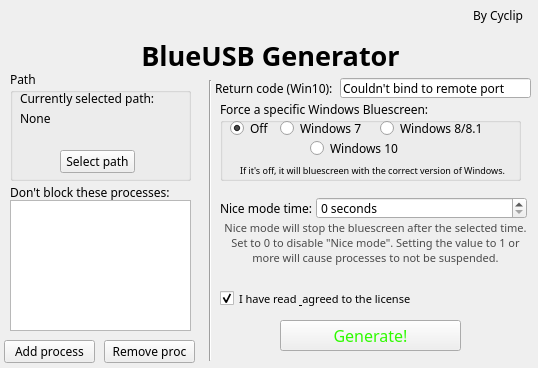
<?xml version="1.0" encoding="UTF-8"?>
<ui version="4.0">
 <class>MainWindow</class>
 <widget class="QMainWindow" name="MainWindow">
  <property name="geometry">
   <rect>
    <x>0</x>
    <y>0</y>
    <width>538</width>
    <height>368</height>
   </rect>
  </property>
  <property name="font">
   <font>
    <family>Kalinga</family>
    <pointsize>9</pointsize>
   </font>
  </property>
  <property name="windowTitle">
   <string>BlueUSB Generator</string>
  </property>
  <property name="windowIcon">
   <iconset>
    <normaloff>icon.png</normaloff>icon.png</iconset>
  </property>
  <property name="animated">
   <bool>false</bool>
  </property>
  <property name="tabShape">
   <enum>QTabWidget::Rounded</enum>
  </property>
  <widget class="QWidget" name="centralwidget">
   <widget class="QLabel" name="label">
    <property name="geometry">
     <rect>
      <x>10</x>
      <y>40</y>
      <width>521</width>
      <height>31</height>
     </rect>
    </property>
    <property name="font">
     <font>
      <pointsize>20</pointsize>
      <weight>75</weight>
      <bold>true</bold>
     </font>
    </property>
    <property name="text">
     <string>BlueUSB Generator</string>
    </property>
    <property name="alignment">
     <set>Qt::AlignCenter</set>
    </property>
   </widget>
   <widget class="QGroupBox" name="groupBox">
    <property name="geometry">
     <rect>
      <x>10</x>
      <y>70</y>
      <width>181</width>
      <height>111</height>
     </rect>
    </property>
    <property name="title">
     <string>Path</string>
    </property>
    <widget class="QLabel" name="label_2">
     <property name="geometry">
      <rect>
       <x>10</x>
       <y>20</y>
       <width>141</width>
       <height>16</height>
      </rect>
     </property>
     <property name="text">
      <string>Currently selected path:</string>
     </property>
    </widget>
    <widget class="QPushButton" name="SelectPath">
     <property name="geometry">
      <rect>
       <x>50</x>
       <y>80</y>
       <width>75</width>
       <height>23</height>
      </rect>
     </property>
     <property name="text">
      <string>Select path</string>
     </property>
    </widget>
    <widget class="QLabel" name="SelectedPath">
     <property name="geometry">
      <rect>
       <x>10</x>
       <y>40</y>
       <width>161</width>
       <height>41</height>
      </rect>
     </property>
     <property name="text">
      <string>None</string>
     </property>
     <property name="alignment">
      <set>Qt::AlignLeading|Qt::AlignLeft|Qt::AlignTop</set>
     </property>
     <property name="wordWrap">
      <bool>true</bool>
     </property>
    </widget>
   </widget>
   <widget class="QLabel" name="label_3">
    <property name="geometry">
     <rect>
      <x>215</x>
      <y>80</y>
      <width>121</width>
      <height>16</height>
     </rect>
    </property>
    <property name="text">
     <string>Return code (Win10):</string>
    </property>
   </widget>
   <widget class="QLineEdit" name="ReturnCode">
    <property name="geometry">
     <rect>
      <x>340</x>
      <y>78</y>
      <width>191</width>
      <height>20</height>
     </rect>
    </property>
    <property name="text">
     <string>Couldn't bind to remote port</string>
    </property>
   </widget>
   <widget class="QListWidget" name="DontBlock">
    <property name="geometry">
     <rect>
      <x>10</x>
      <y>200</y>
      <width>181</width>
      <height>131</height>
     </rect>
    </property>
   </widget>
   <widget class="QPushButton" name="AddProcess">
    <property name="geometry">
     <rect>
      <x>4</x>
      <y>340</y>
      <width>91</width>
      <height>23</height>
     </rect>
    </property>
    <property name="text">
     <string>Add process</string>
    </property>
   </widget>
   <widget class="QPushButton" name="RemoveProcess">
    <property name="geometry">
     <rect>
      <x>104</x>
      <y>340</y>
      <width>91</width>
      <height>23</height>
     </rect>
    </property>
    <property name="text">
     <string>Remove proc</string>
    </property>
   </widget>
   <widget class="QLabel" name="label_4">
    <property name="geometry">
     <rect>
      <x>10</x>
      <y>184</y>
      <width>171</width>
      <height>16</height>
     </rect>
    </property>
    <property name="text">
     <string>Don't block these processes:</string>
    </property>
   </widget>
   <widget class="Line" name="line">
    <property name="geometry">
     <rect>
      <x>200</x>
      <y>80</y>
      <width>20</width>
      <height>281</height>
     </rect>
    </property>
    <property name="orientation">
     <enum>Qt::Vertical</enum>
    </property>
   </widget>
   <widget class="QGroupBox" name="groupBox_2">
    <property name="geometry">
     <rect>
      <x>220</x>
      <y>100</y>
      <width>301</width>
      <height>81</height>
     </rect>
    </property>
    <property name="title">
     <string>Force a specific Windows Bluescreen:</string>
    </property>
    <widget class="QRadioButton" name="bsoff">
     <property name="geometry">
      <rect>
       <x>10</x>
       <y>20</y>
       <width>41</width>
       <height>17</height>
      </rect>
     </property>
     <property name="text">
      <string>Off</string>
     </property>
     <property name="checked">
      <bool>true</bool>
     </property>
    </widget>
    <widget class="QRadioButton" name="bs7">
     <property name="geometry">
      <rect>
       <x>60</x>
       <y>20</y>
       <width>91</width>
       <height>17</height>
      </rect>
     </property>
     <property name="text">
      <string>Windows 7</string>
     </property>
    </widget>
    <widget class="QRadioButton" name="bs8">
     <property name="geometry">
      <rect>
       <x>160</x>
       <y>20</y>
       <width>111</width>
       <height>17</height>
      </rect>
     </property>
     <property name="text">
      <string>Windows 8/8.1</string>
     </property>
    </widget>
    <widget class="QRadioButton" name="bs10">
     <property name="geometry">
      <rect>
       <x>90</x>
       <y>40</y>
       <width>91</width>
       <height>17</height>
      </rect>
     </property>
     <property name="text">
      <string>Windows 10</string>
     </property>
    </widget>
    <widget class="QLabel" name="label_5">
     <property name="geometry">
      <rect>
       <x>20</x>
       <y>60</y>
       <width>281</width>
       <height>20</height>
      </rect>
     </property>
     <property name="font">
      <font>
       <pointsize>7</pointsize>
      </font>
     </property>
     <property name="text">
      <string>If it's off, it will bluescreen with the correct version of Windows.</string>
     </property>
    </widget>
   </widget>
   <widget class="QLabel" name="label_6">
    <property name="geometry">
     <rect>
      <x>220</x>
      <y>200</y>
      <width>101</width>
      <height>16</height>
     </rect>
    </property>
    <property name="text">
     <string>Nice mode time:</string>
    </property>
   </widget>
   <widget class="QLabel" name="label_7">
    <property name="geometry">
     <rect>
      <x>220</x>
      <y>220</y>
      <width>311</width>
      <height>71</height>
     </rect>
    </property>
    <property name="palette">
     <palette>
      <active>
       <colorrole role="WindowText">
        <brush brushstyle="SolidPattern">
         <color alpha="255">
          <red>74</red>
          <green>74</green>
          <blue>74</blue>
         </color>
        </brush>
       </colorrole>
      </active>
      <inactive>
       <colorrole role="WindowText">
        <brush brushstyle="SolidPattern">
         <color alpha="255">
          <red>74</red>
          <green>74</green>
          <blue>74</blue>
         </color>
        </brush>
       </colorrole>
      </inactive>
      <disabled>
       <colorrole role="WindowText">
        <brush brushstyle="SolidPattern">
         <color alpha="255">
          <red>120</red>
          <green>120</green>
          <blue>120</blue>
         </color>
        </brush>
       </colorrole>
      </disabled>
     </palette>
    </property>
    <property name="font">
     <font>
      <pointsize>8</pointsize>
     </font>
    </property>
    <property name="frameShape">
     <enum>QFrame::NoFrame</enum>
    </property>
    <property name="frameShadow">
     <enum>QFrame::Raised</enum>
    </property>
    <property name="lineWidth">
     <number>-3</number>
    </property>
    <property name="midLineWidth">
     <number>-3</number>
    </property>
    <property name="text">
     <string>Nice mode will stop the bluescreen after the selected time. Set to 0 to disable &quot;Nice mode&quot;. Setting the value to 1 or more will cause processes to not be suspended.</string>
    </property>
    <property name="textFormat">
     <enum>Qt::AutoText</enum>
    </property>
    <property name="scaledContents">
     <bool>true</bool>
    </property>
    <property name="alignment">
     <set>Qt::AlignHCenter|Qt::AlignTop</set>
    </property>
    <property name="wordWrap">
     <bool>true</bool>
    </property>
    <property name="textInteractionFlags">
     <set>Qt::NoTextInteraction</set>
    </property>
   </widget>
   <widget class="QSpinBox" name="NiceModeTime">
    <property name="geometry">
     <rect>
      <x>316</x>
      <y>197</y>
      <width>211</width>
      <height>22</height>
     </rect>
    </property>
    <property name="suffix">
     <string> seconds</string>
    </property>
    <property name="maximum">
     <number>69</number>
    </property>
   </widget>
   <widget class="QCheckBox" name="check2">
    <property name="geometry">
     <rect>
      <x>220</x>
      <y>290</y>
      <width>311</width>
      <height>17</height>
     </rect>
    </property>
    <property name="font">
     <font>
      <family>Kalinga</family>
      <pointsize>8</pointsize>
     </font>
    </property>
    <property name="text">
     <string>I have read &amp; agreed to the license</string>
    </property>
    <property name="checked">
     <bool>true</bool>
    </property>
   </widget>
   <widget class="QPushButton" name="generate">
    <property name="enabled">
     <bool>true</bool>
    </property>
    <property name="geometry">
     <rect>
      <x>280</x>
      <y>320</y>
      <width>181</width>
      <height>31</height>
     </rect>
    </property>
    <property name="palette">
     <palette>
      <active>
       <colorrole role="ButtonText">
        <brush brushstyle="SolidPattern">
         <color alpha="255">
          <red>47</red>
          <green>250</green>
          <blue>1</blue>
         </color>
        </brush>
       </colorrole>
      </active>
      <inactive>
       <colorrole role="ButtonText">
        <brush brushstyle="SolidPattern">
         <color alpha="255">
          <red>47</red>
          <green>250</green>
          <blue>1</blue>
         </color>
        </brush>
       </colorrole>
      </inactive>
      <disabled>
       <colorrole role="ButtonText">
        <brush brushstyle="SolidPattern">
         <color alpha="255">
          <red>120</red>
          <green>120</green>
          <blue>120</blue>
         </color>
        </brush>
       </colorrole>
      </disabled>
     </palette>
    </property>
    <property name="font">
     <font>
      <pointsize>12</pointsize>
     </font>
    </property>
    <property name="text">
     <string>Generate!</string>
    </property>
    <property name="checkable">
     <bool>false</bool>
    </property>
   </widget>
   <widget class="QLabel" name="jujruwjer923rrj3943493403">
    <property name="geometry">
     <rect>
      <x>473</x>
      <y>7</y>
      <width>61</width>
      <height>16</height>
     </rect>
    </property>
    <property name="text">
     <string>By Cyclip</string>
    </property>
   </widget>
   <widget class="QLabel" name="label_8">
    <property name="geometry">
     <rect>
      <x>240</x>
      <y>0</y>
      <width>61</width>
      <height>51</height>
     </rect>
    </property>
    <property name="text">
     <string/>
    </property>
    <property name="pixmap">
     <pixmap>icon.png</pixmap>
    </property>
    <property name="scaledContents">
     <bool>true</bool>
    </property>
   </widget>
  </widget>
 </widget>
 <resources/>
 <connections>
  <connection>
   <sender>SelectPath</sender>
   <signal>clicked()</signal>
   <receiver>MainWindow</receiver>
   <slot>selectpath()</slot>
   <hints>
    <hint type="sourcelabel">
     <x>116</x>
     <y>132</y>
    </hint>
    <hint type="destinationlabel">
     <x>199</x>
     <y>146</y>
    </hint>
   </hints>
  </connection>
  <connection>
   <sender>AddProcess</sender>
   <signal>clicked()</signal>
   <receiver>MainWindow</receiver>
   <slot>addproc()</slot>
   <hints>
    <hint type="sourcelabel">
     <x>65</x>
     <y>323</y>
    </hint>
    <hint type="destinationlabel">
     <x>101</x>
     <y>307</y>
    </hint>
   </hints>
  </connection>
  <connection>
   <sender>RemoveProcess</sender>
   <signal>clicked()</signal>
   <receiver>MainWindow</receiver>
   <slot>removeproc()</slot>
   <hints>
    <hint type="sourcelabel">
     <x>174</x>
     <y>319</y>
    </hint>
    <hint type="destinationlabel">
     <x>197</x>
     <y>310</y>
    </hint>
   </hints>
  </connection>
  <connection>
   <sender>generate</sender>
   <signal>clicked()</signal>
   <receiver>MainWindow</receiver>
   <slot>generate()</slot>
   <hints>
    <hint type="sourcelabel">
     <x>425</x>
     <y>320</y>
    </hint>
    <hint type="destinationlabel">
     <x>483</x>
     <y>309</y>
    </hint>
   </hints>
  </connection>
  <connection>
   <sender>check2</sender>
   <signal>clicked()</signal>
   <receiver>generate</receiver>
   <slot>toggle()</slot>
   <hints>
    <hint type="sourcelabel">
     <x>311</x>
     <y>293</y>
    </hint>
    <hint type="destinationlabel">
     <x>343</x>
     <y>336</y>
    </hint>
   </hints>
  </connection>
 </connections>
 <slots>
  <slot>selectpath()</slot>
  <slot>addproc()</slot>
  <slot>removeproc()</slot>
  <slot>generate()</slot>
 </slots>
</ui>
